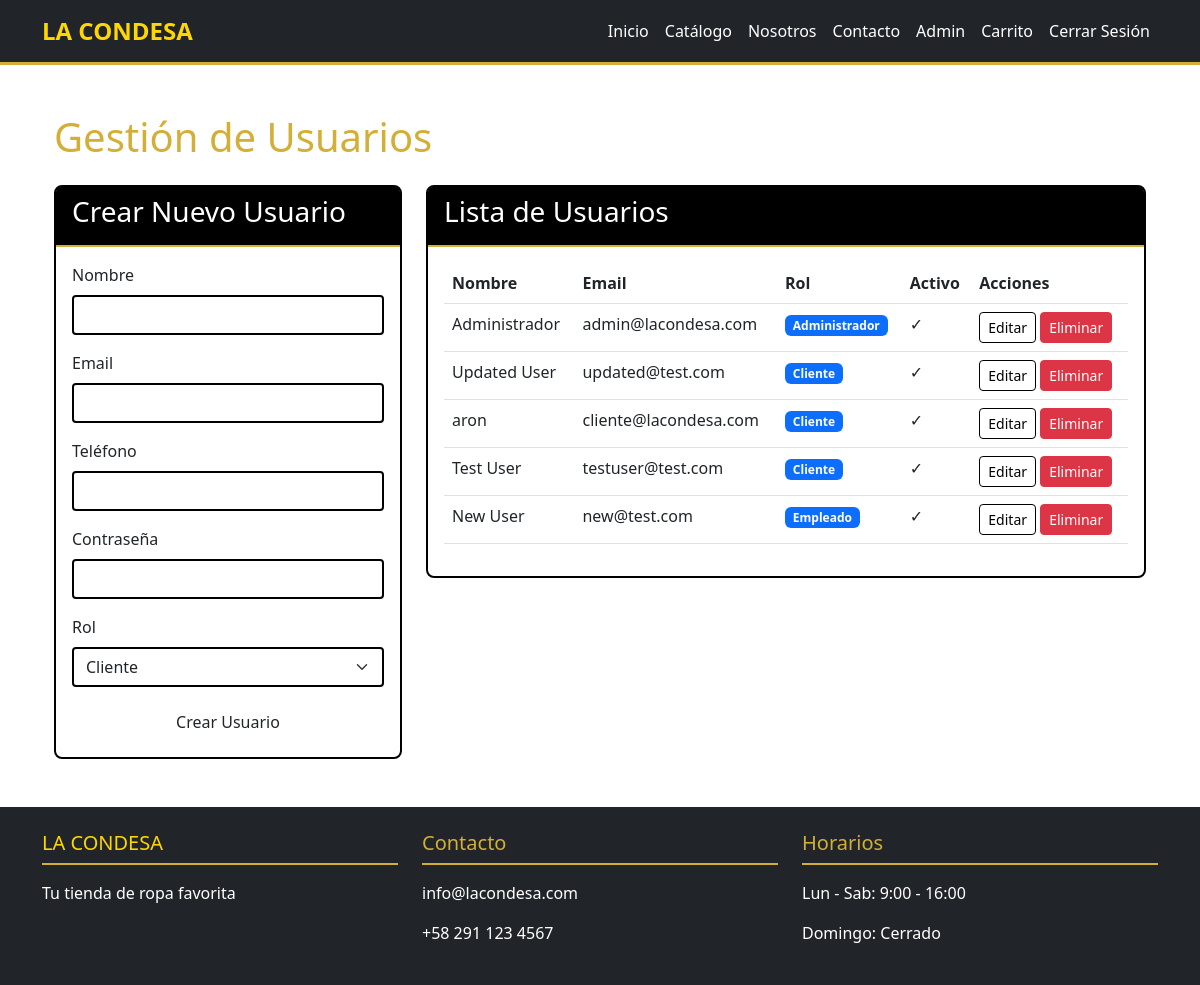
Page /admin/users (signed in) on the committed database.
### models/user.py (models this page shows, shortened)
class User(UserMixin, db.Model):
    __tablename__ = 'users'
    ROLES = ['administrator', 'employee', 'customer']
    id = db.Column(db.Integer, primary_key=True)
    name = db.Column(db.String(100), nullable=False)
    email = db.Column(db.String(120), unique=True, nullable=False, index=True)
    password_hash = db.Column(db.String(256), nullable=False)
    phone = db.Column(db.String(20), nullable=True)
    role = db.Column(db.String(20), default='customer', nullable=False)
    is_active = db.Column(db.Boolean, default=True)
    created_at = db.Column(db.DateTime, default=datetime.utcnow)
    orders = db.relationship('Order', foreign_keys='Order.user_id', back_populates='customer', lazy='dynamic')
    def to_dict(self):
        return {
            'id': self.id,
            'name': self.name,
            'email': self.email,
            'phone': self.phone,
            'role': self.role,
            'is_active': self.is_active,
            'created_at': self.created_at.isoformat() if self.created_at else None
        }

### routes/admin.py (the view)
@admin_bp.route('/users')
@login_required
@admin_required
def users():
    page = request.args.get('page', 1, type=int)
    pagination = paginate_query(User.query, page)
    return render_template('admin/users.html', users=pagination.items, users_json=[u.to_dict() for u in pagination.items], pagination=pagination)

### utils/pagination.py (called while the page is built)
def paginate_query(query, page, per_page=20):
    page = max(1, page)
    total = query.count()
    items = query.offset((page - 1) * per_page).limit(per_page).all()
    return Pagination(items, page, per_page, total)

### utils/sessions.py (called while the page is built)
def track_session_activity():
    if current_user.is_authenticated:
        session['last_activity'] = datetime.utcnow().isoformat()
        session['user_agent'] = request.headers.get('User-Agent')
        session['ip_address'] = request.remote_addr

### templates/admin/users.html (shortened to what this page needs)
{% extends "base.html" %}
{% block content %}
<div class="container mt-5">
    <h1 class="text-gold mb-4">Gestión de Usuarios</h1>
    <div class="row mb-4">
        <div class="col-md-4">
            <div class="card border-black">
                <div class="card-header">
                    <h3>Crear Nuevo Usuario</h3>
                </div>
                <div class="card-body">
                    <form method="POST" action="{{ url_for('admin.users') }}">
                        <div class="mb-3">
                            <label class="form-label">Nombre</label>
                            <input type="text" class="form-control" name="name" required>
                        </div>
                        <div class="mb-3">
                            <label class="form-label">Email</label>
                            <input type="email" class="form-control" name="email" required>
                        </div>
                        <div class="mb-3">
                            <label class="form-label">Teléfono</label>
                            <input type="tel" class="form-control" name="phone">
                        </div>
                        <div class="mb-3">
                            <label class="form-label">Contraseña</label>
                            <input type="password" class="form-control" name="password" required>
                        </div>
                        <div class="mb-3">
                            <label class="form-label">Rol</label>
                            <select class="form-select" name="role">
                                <option value="customer">Cliente</option>
                            </select>
                        </div>
                        <button type="submit" class="btn btn-black w-100">Crear Usuario</button>
                    </form>
                </div>
            </div>
        </div>
        <div class="col-md-8">
            <div class="card border-black">
                <div class="card-header">
                    <h3>Lista de Usuarios</h3>
                </div>
                <div class="card-body">
                    <table class="table">
                        <thead>
                            <tr>
                                <th>Nombre</th>
                                <th>Email</th>
                                <th>Rol</th>
                                <th>Activo</th>
                                <th>Acciones</th>
                            </tr>
                        </thead>
                        <tbody>
                            {% for user in users %}
                            <tr>
                                <td>{{ user.name }}</td>
                                <td>{{ user.email }}</td>
                                <td><span class="badge bg-primary">{{ user.role|role_es }}</span></td>
                                <td>{% if user.is_active %}✓{% else %}✗{% endif %}</td>
                                <td>
                                    <button class="btn btn-sm btn-outline-primary" onclick="editUser({{ user.id }})">Editar</button>
                                    <form method="POST" action="{{ url_for('admin.delete_user', user_id=user.id) }}" style="display:inline;" onsubmit="return confirm('¿Eliminar usuario?');">
                                        <button type="submit" class="btn btn-sm btn-danger">Eliminar</button>
                                    </form>
                                </td>
                            </tr>
                            {% endfor %}
                        </tbody>
                    </table>
                </div>
            </div>
        </div>
    </div>
</div>
{% endblock %}

### static/css/style.css (style rules this page uses)
:root { --primary-black: #000000; --primary-gold: #D4AF37; --primary-blue: #1E90FF; --primary-white: #FFFFFF; }
body { font-family: 'Segoe UI', Tahoma, Geneva, Verdana, sans-serif; background-color: var(--primary-white); }
.btn-outline-primary { border-color: var(--primary-black); color: var(--primary-black); }
.text-gold { color: var(--primary-gold) !important; }
.card { border: 2px solid var(--primary-black); border-radius: 8px; }
.card-header { background-color: var(--primary-black); color: var(--primary-white); border-bottom: 2px solid var(--primary-gold); }
.form-select, .form-control { border: 2px solid var(--primary-black); border-radius: 4px; }

### rows in the picture
User: name "Administrador", email "admin@lacondesa.com", role|role_es "Administrador"
User: name "Updated User", email "updated@test.com", role|role_es "Cliente"
User: name "aron", email "cliente@lacondesa.com", role|role_es "Cliente"
User: name "Test User", email "testuser@test.com", role|role_es "Cliente"
User: name "New User", email "new@test.com", role|role_es "Empleado"
